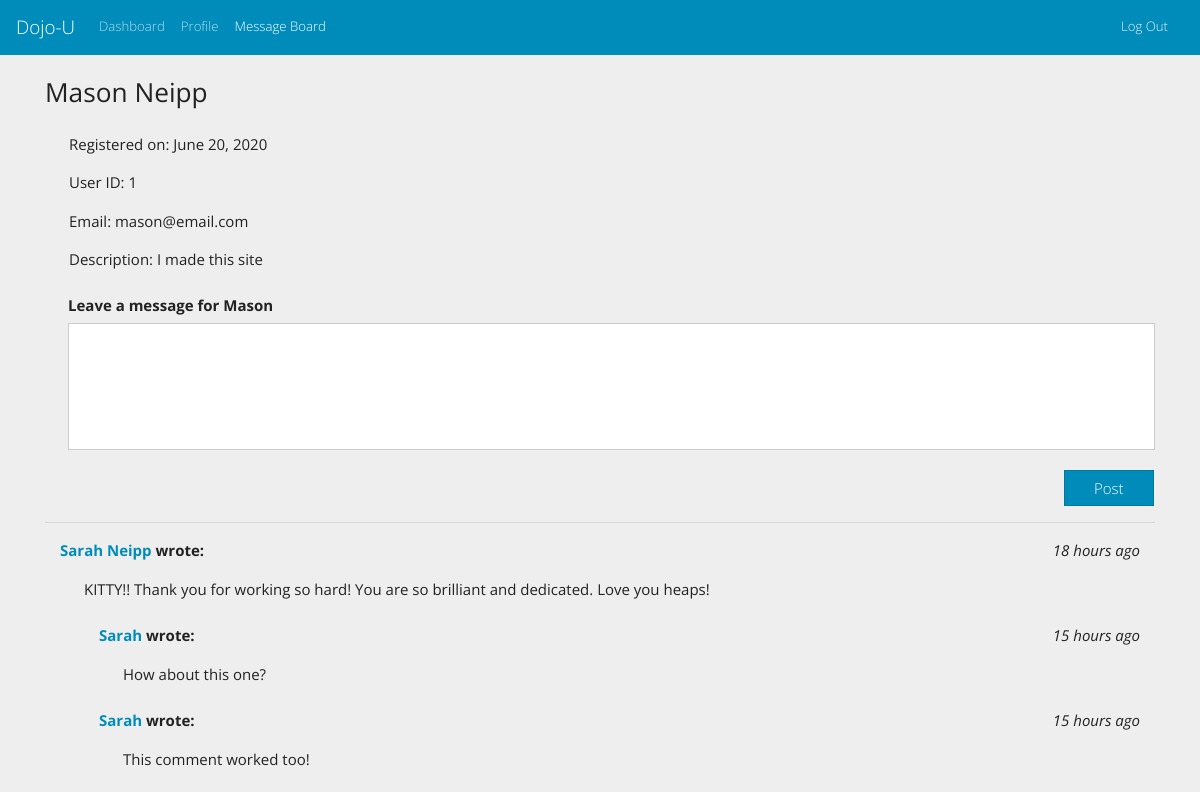
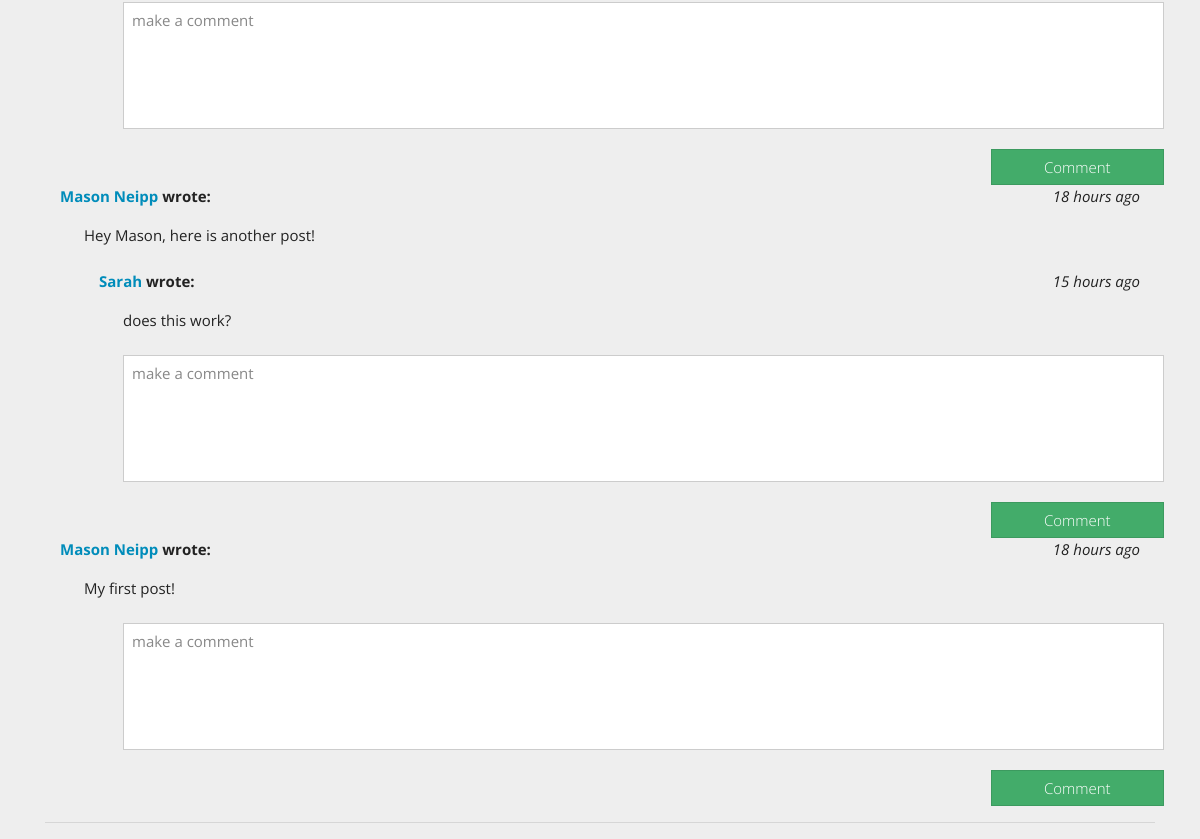
Before: /users/show/1/ (signed in) with the older database file (2 pictures, top to bottom).
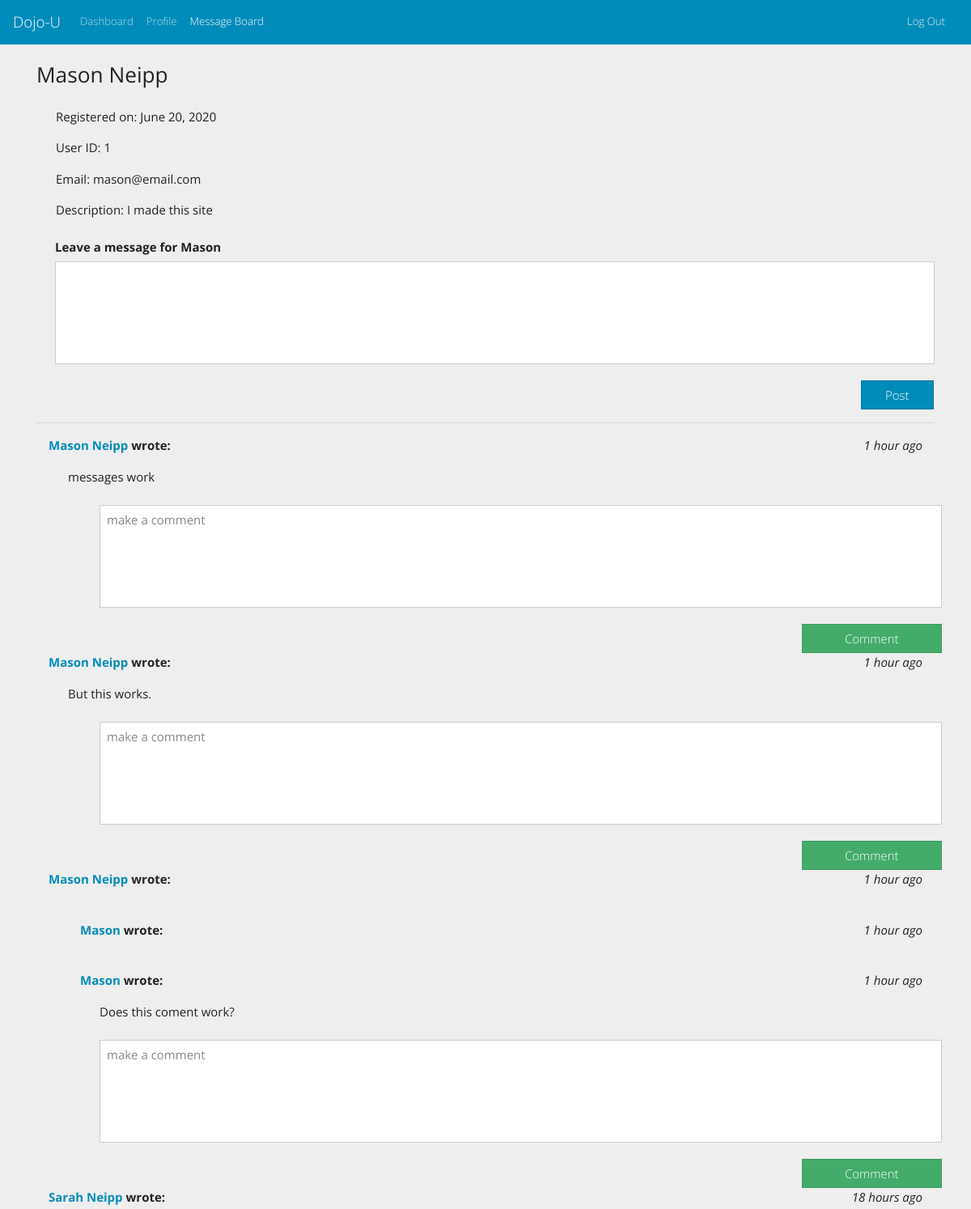
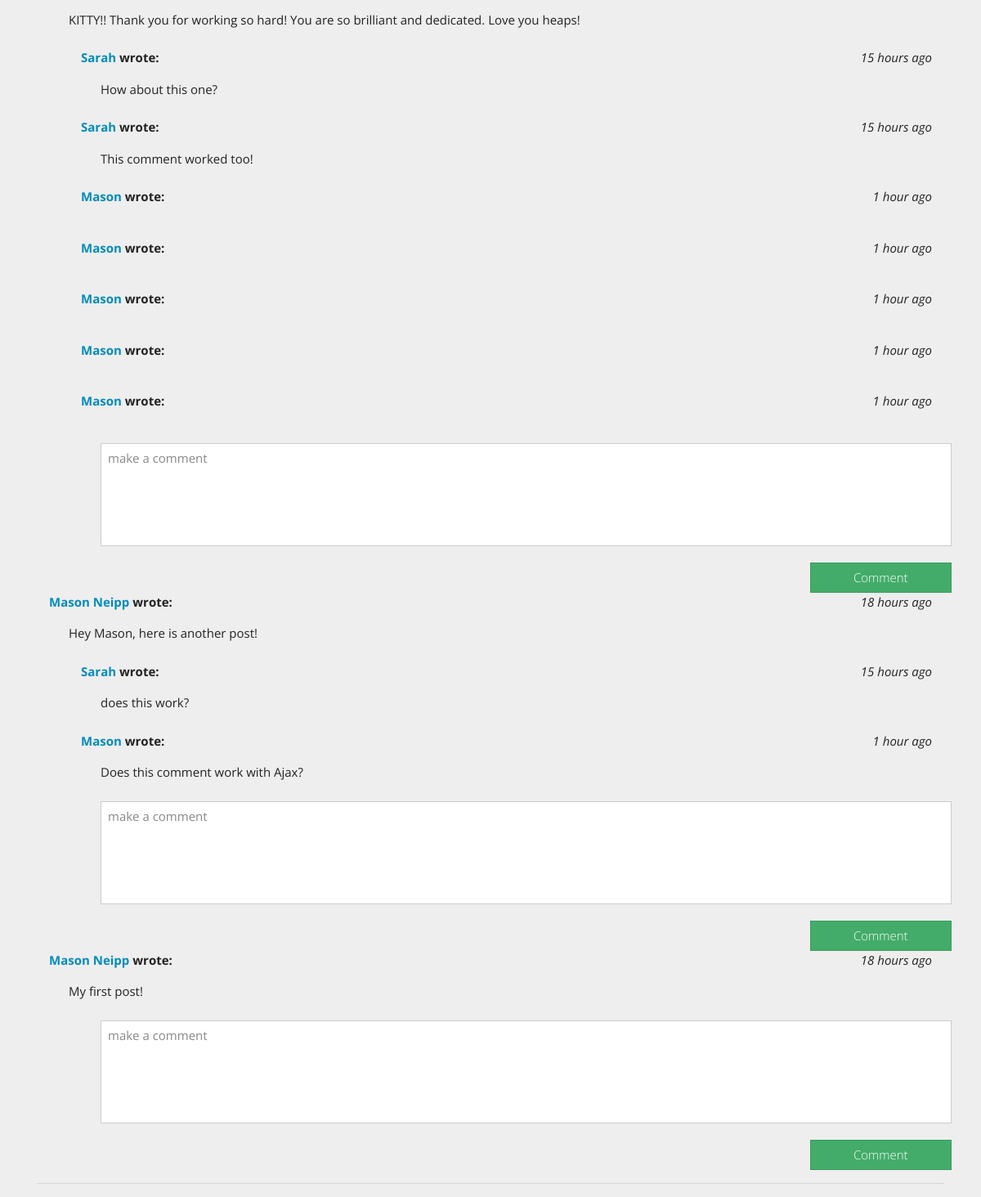
After: the same page with the newer database file (2 pictures, top to bottom).
### login_app/models.py (models this page shows)
class User(models.Model):
    first_name = models.CharField(max_length=255)
    last_name = models.CharField(max_length=255)
    email = models.CharField(max_length=255)
    password = models.CharField(max_length=255)
    user_level_choices =[
        (0,"Normal"),
        (9,"Admin")
    ]
    description = models.TextField(null=True)
    user_level = models.IntegerField(choices=user_level_choices, default=0)
    created_at = models.DateTimeField(auto_now_add=True)
    edited_at = models.DateTimeField(auto_now=True)
    objects = userManager()
    def dateCreated(self):
        return self.created_at.strftime("%B %d, %Y")

### dashboard_app/models.py (models this page shows, shortened)
class Post(models.Model):
    content = models.TextField()
    board = models.ForeignKey(User, related_name="board_posts", on_delete=models.CASCADE)
    creator = models.ForeignKey(User, related_name="has_posts", on_delete=models.CASCADE)
    created_at = models.DateTimeField(auto_now_add=True)
    edited_at = models.DateTimeField(auto_now=True)
    def whenCreated(self):
        now = timezone.now()
        diff= now - self.created_at
        if diff.days == 0 and diff.seconds >= 0 and diff.seconds < 60:
            seconds= diff.seconds
            if seconds == 1:
                return str(seconds) +  "second ago"
            else:
                return str(seconds) + " seconds ago"
        if diff.days == 0 and diff.seconds >= 60 and diff.seconds < 3600:
            minutes= math.floor(diff.seconds/60)
            if minutes == 1:
                return str(minutes) + " minute ago"
            else:
                return str(minutes) + " minutes ago"
        if diff.days == 0 and diff.seconds >= 3600 and diff.seconds < 86400:
            hours= math.floor(diff.seconds/3600)
            if hours == 1:
                return str(hours) + " hour ago"
            else:
                return str(hours) + " hours ago"

class Comment(models.Model):
    content = models.TextField()
    creator = models.ForeignKey(User, related_name="has_comments", on_delete=models.CASCADE)
    post = models.ForeignKey(Post, related_name="has_comments", on_delete=models.CASCADE)
    created_at = models.DateTimeField(auto_now_add=True)
    edited_at = models.DateTimeField(auto_now=True)
    def whenCreated(self):
        now = timezone.now()
        diff= now - self.created_at
        if diff.days == 0 and diff.seconds >= 0 and diff.seconds < 60:
            seconds= diff.seconds
            if seconds == 1:
                return str(seconds) +  "second ago"
            else:
                return str(seconds) + " seconds ago"
        if diff.days == 0 and diff.seconds >= 60 and diff.seconds < 3600:
            minutes= math.floor(diff.seconds/60)
            if minutes == 1:
                return str(minutes) + " minute ago"
            else:
                return str(minutes) + " minutes ago"
        if diff.days == 0 and diff.seconds >= 3600 and diff.seconds < 86400:
            hours= math.floor(diff.seconds/3600)
            if hours == 1:
                return str(hours) + " hour ago"
            else:
                return str(hours) + " hours ago"

### dashboard_app/views.py (the view)
# urls.py: path('users/show/<int:user_id>/', db_views.message_board, name="message_board"),
def message_board(request, user_id):
    if "user_id" not in request.session:
        return redirect(reverse("home"))
    context={
        "logged_user":User.objects.get(id=request.session["user_id"]),
        "all_users":User.objects.all(),
        "user":User.objects.get(id=user_id),
    }
    return render(request, "message_board.html",context)

### dashboard_app/templates/message_board.html (shortened to what this page needs)
<!DOCTYPE html>
<html lang="en">
<head>
    <link href="https://stackpath.bootstrapcdn.com/bootswatch/4.5.0/yeti/bootstrap.min.css" rel="stylesheet"
>
</head>
<body class="bg-secondary">
    <nav class="navbar navbar-expand-lg navbar-dark bg-primary justify-content-">
        <a class="navbar-brand">Dojo-U</a>
        <div class="collapse navbar-collapse" id="navbarColor01">
            <div class="navbar-nav mr-auto">
                <a class="nav-link nav-item" href="{% url 'dashboard' %}">Dashboard</a>
                <a class="nav-link nav-item" href="{% url 'profile' %}">Profile</a>
                <a class="nav-link nav-item active disabled" href="{% url 'message_board' logged_user.id %}">Message Board</a>
            </div>
            <a class="nav-link text-light" href="{% url 'logout' %}">Log Out</a>
        </div>
    </nav>
    <br>
    <div class="container">
        <h3 class="mb-4"><strong>{{user.first_name}} {{user.last_name}}</strong></h3>
        <div class="user-info ml-4">
            <p>Registered on: {{user.dateCreated}}</p>
            <p>User ID: {{user.id}}</p>
            <p>Email: {{user.email}}</p>
            <p>Description: {{user.description}}</p>
        </div>
        <div class="row ml-2">
            <div class="col-sm-12">
                <form action="{% url 'make_post' user.id %}" method="POST" id="message_form">
                    <div class="form-group">
                        <label for="message" class="col-form-label"><strong>Leave a message for
                                {{user.first_name}}</strong></label>
                        <textarea class="form-control" name="message" id="message" rows="5"
                            style="resize:none;"></textarea>
                    </div>
                </form>
            </div>
            <div class="row col-sm-12 px-3 ml-0 mt-1">
                <input form="message_form" type="submit" class="col-sm-12 col-md-1 btn btn-primary text-white ml-auto"
                    value="Post"></input>
            </div>
        </div>
        <hr>
        <div id="posts">
            {% for post in user.board_posts.all reversed %}
            <div class="container">
                <div class="row">
                    <div class="col-sm-12 d-flex justify-content-between">
                        <p class="inline-block"><strong><a
                                    href="{% url 'message_board' post.creator.id %}">{{post.creator.first_name}}
                                    {{post.creator.last_name}}</a> wrote:</strong></p>
                        <p class="inline-block"><em>{{post.whenCreated}}</em></p>
                    </div>
                    <div class="col-sm-12 ml-4">
                        {{post.content}}
                    </div>
                </div>
                {% for comment in post.has_comments.all %}
                <div class="row ml-4 mt-4">
                    <div class="col-sm-12 d-flex justify-content-between ">
                        <p class="inline-block"><strong><a
                                    href="{% url 'message_board' comment.creator.id %}">{{comment.creator.first_name}}</a>
                                wrote:</strong></p>
                        <p class="inline-block"><em>{{comment.whenCreated}}</em></p>
                    </div>
                    <div class="col-sm-12 ml-4">
                        {{comment.content}}
                    </div>
                </div>
                {% endfor %}
                <div class="row mt-4 ml-4">
                    <div class="col-sm-12 col-md-12 ml-4">
                        <form action="{% url 'make_comment' post.id %}" method="POST" id="comment_form_{{post.id}}"
                            ajax="make_comment">
                            <div class="form-group">
                                <textarea class="form-control" name="comment" id="comment" rows="5" style="resize:none;"
                                    placeholder="make a comment"></textarea>
                            </div>
                        </form>
                    </div>
                    <div class="row col-sm-12 ml-4 mt-1 d-flex justify-content-end">
                        <input form="comment_form_{{post.id}}" type="submit"
                            class="col-sm-12 col-md-2 btn btn-success text-white ml-auto" value="Comment">
                    </div>
                </div>
            </div>
            {% endfor %}
        </div>
        <hr>
    </div>
</body>
</html>

Changed rows visible on the page:
added Post: creator.first_name "Mason", creator.last_name "Neipp", whenCreated "1 hour ago", content "messages work"
added Post: creator.first_name "Mason", creator.last_name "Neipp", whenCreated "1 hour ago", content "But this works."
added Post: creator.first_name "Mason", creator.last_name "Neipp", whenCreated "1 hour ago"
added Comment: creator.first_name "Mason", whenCreated "1 hour ago"
added Comment: creator.first_name "Mason", whenCreated "1 hour ago", content "Does this coment work?"
added Comment: creator.first_name "Mason", whenCreated "1 hour ago", shown under Post "Sarah"
added Comment: creator.first_name "Mason", whenCreated "1 hour ago", shown under Post "Sarah"
added Comment: creator.first_name "Mason", whenCreated "1 hour ago", shown under Post "Sarah"
added Comment: creator.first_name "Mason", whenCreated "1 hour ago", shown under Post "Sarah"
added Comment: creator.first_name "Mason", whenCreated "1 hour ago", shown under Post "Sarah"
added Comment: creator.first_name "Mason", whenCreated "1 hour ago", content "Does this comment work with Ajax?", shown under Post "Hey Mason, here is another post!"
